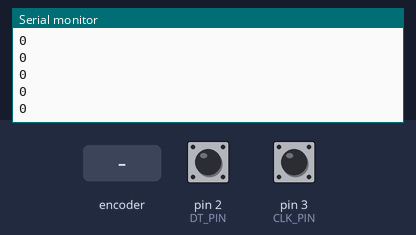
The program below on a simulated Arduino Uno, built with avr-gcc and run on an emulated ATmega328P. On the bench: the last lines printed to the serial monitor. Inputs (shaded band) come from the test bench; at power-on: pin 2 (DT_PIN) HIGH, pin 3 (CLK_PIN) HIGH.

Above: at 1.2 s.
1.3 s: rotary encoder on pin 3 (CLK_PIN) / pin 2 (DT_PIN) turned 1 step (first pin leading)
At 2.3 s:
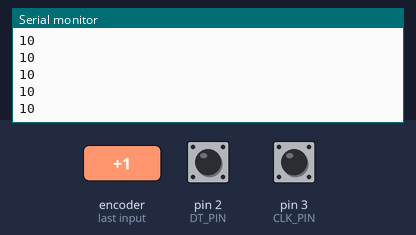
3.0 s: rotary encoder on pin 3 (CLK_PIN) / pin 2 (DT_PIN) turned 1 step (first pin leading)
At 4.0 s:
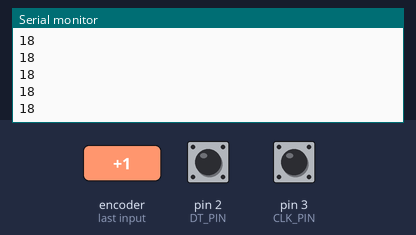
Timing chart, 0 to 6.0 s (numbered marks = the images above; inputs shaded):
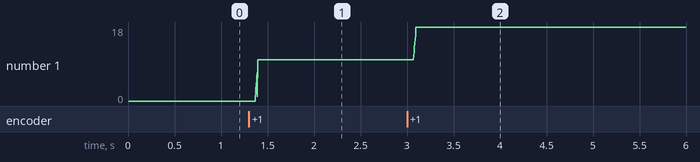

Measured:
- after the input at 1.3 s, the serial monitor: prints a new line after 0.07 s (image 1)
- after the input at 3.0 s, the serial monitor: prints a new line after 0.07 s (image 2)
- plotted number 1: 0 → 10 after the input at 1.3 s, 10 → 18 after the input at 3.0 s

The program:

main.cpp
```cpp
#include <Arduino.h>
// Alex Curtis
// Encoders with ISR
// Unfinished

// To practice using a 5-pin rotary encoder using an ISR
// Pin 3 is connected to CLK
// Pin 2 is connected to DT
// GND is connected to GND
// 5v is connected to the +
// A 6 pF capacitor is placed between the GND and CLK pins

/* Darren?
 * If A == B
 * 	pos++
 * 	else
 * 	pos--
 *
 */


// Pins used
#define CLK_PIN 3
#define DT_PIN 2

// Volatile: can change at any time. Used for variables shared between ISRs and normal functions.
volatile int position = 0;    // Stores a count that represents net rotation
volatile int clk, dt;         // Stores the current states
volatile int lastClk, lastDt; // Stores the previous states

void updatePosition();      // ISR
void getPosition();

void setup() {
	// Start serial
	Serial.begin(9600);

	// Set the clk and dt pins as inputs with the pullup resistors enabled
	pinMode(DT_PIN, INPUT_PULLUP);
	pinMode(CLK_PIN, INPUT_PULLUP);

	// Attach interrupt handler to DT_PIN in CHANGE mode
	attachInterrupt(digitalPinToInterrupt(DT_PIN),updatePosition,FALLING);

	// Print an initial message
	Serial.print("Start ");
	Serial.println(position);
}

void loop() {

	getPosition();
	Serial.println(position);
//  if(dt != clk) {
//    // Print STATES for testing (Inverted for pullup)
//    Serial.print("Last, Current: ");
//    Serial.print(!lastClk);
//    Serial.print(!lastDt);
//
//    Serial.print("->");
//    Serial.print(!clk);
//    Serial.println(!dt);
//
//    Serial.print("Position: ");
//    Serial.println(position);
//
//    Serial.println();
//  }
//  Serial.print(!digitalRead(CLK_PIN));
//  Serial.println(!digitalRead(DT_PIN));

}

// ISR to check clk and dt and update position
// Called when DT_PIN changes
void updatePosition() {

	// Read both channels
	clk = digitalRead(CLK_PIN);
	dt = digitalRead(DT_PIN);

	//If dt went from 0 to 1
	if(dt == LOW) {
		// If the new readings are different:
		if (clk != dt) {
			// CCW
			position -= 2; // count-2
		}
		else {
			// CW
			position += 2; // count+2
		}
	}

	// TODO I thought ISRs shouldn't have print statements?
	Serial.println(position);

}

void getPosition() {

	// TODO what is the point of this function? Is it to correct what I did in the ISR?
	int newClk = digitalRead(CLK_PIN);
	int newDt = digitalRead(DT_PIN);

	// Only update if the readings are new?
	if (newDt != dt) {
		// If the old readings are the same and the new readings are different, adjust in the CCW direction
		if (clk == dt && newClk != newDt ) {
			// Went too far CCW, so add 1
			position ++; // TODO inverted to adjust ISR
			// spin = "CCW";
		}
			// If the old readings are different and the new readings are the same, adjust in the CW direction
		else if(clk != dt && newClk == newDt) {
			// Went too far CW, so subtract 1
			position --;  // TODO inverted to adjust ISR
			// spin = "CW";
		}
	}


}
```
